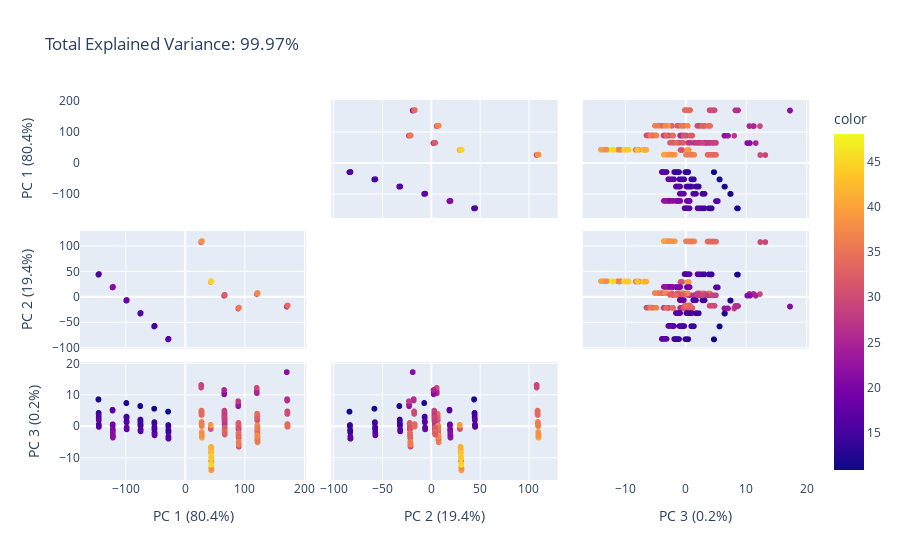

The notebook cell this image was saved under:
### Markdown cell above
### PCA using plotly

### Code cell
import plotly.express as px

n_components = 3
pca = PCA(n_components=n_components)
#pca = PCA()
components = pca.fit_transform(df.iloc[:,:-1])

#labels = {str(i): f"PC {i+1}" for i in range(n_components)}
#labels['color'] = 'cooling load'

labels = {
    str(i): f"PC {i+1} ({var:.1f}%)"
    for i, var in enumerate(pca.explained_variance_ratio_ * 100)
}

total_var = pca.explained_variance_ratio_.sum() * 100

fig = px.scatter_matrix(
    components,
    labels=labels,
    dimensions=range(3),
    color=df["cooling load"],
    title=f'Total Explained Variance: {total_var:.2f}%'
)
fig.update_traces(diagonal_visible=False)
fig.show()

### Figure 1 — Plotly figure (JSON) as saved in the notebook; plotly's stock layout.template omitted (floating-point values rounded to 4 significant figures; data arrays with more than 128 entries replaced by an {"elided": "..."} marker saying what was removed)
{"data": [{"diagonal": {"visible": false}, "dimensions": [{"axis": {"matches": true}, "label": "PC 1 (80.4%)", "values": {"elided": "768 float values"}}, {"axis": {"matches": true}, "label": "PC 2 (19.4%)", "values": {"elided": "768 float values"}}, {"axis": {"matches": true}, "label": "PC 3 (0.2%)", "values": {"elided": "768 float values"}}], "hovertemplate": "%{xaxis.title.text}=%{x}<br>%{yaxis.title.text}=%{y}<br>color=%{marker.color}<extra></extra>", "legendgroup": "", "marker": {"color": {"elided": "768 float values"}, "coloraxis": "coloraxis", "symbol": "circle"}, "name": "", "showlegend": false, "type": "splom"}], "layout": {"coloraxis": {"colorbar": {"title": {"text": "color"}}, "colorscale": [[0, "#0d0887"], [0.1111, "#46039f"], [0.2222, "#7201a8"], [0.3333, "#9c179e"], [0.4444, "#bd3786"], [0.5556, "#d8576b"], [0.6667, "#ed7953"], [0.7778, "#fb9f3a"], [0.8889, "#fdca26"], [1, "#f0f921"]]}, "dragmode": "select", "legend": {"tracegroupgap": 0}, "title": {"text": "Total Explained Variance: 99.97%"}}}
